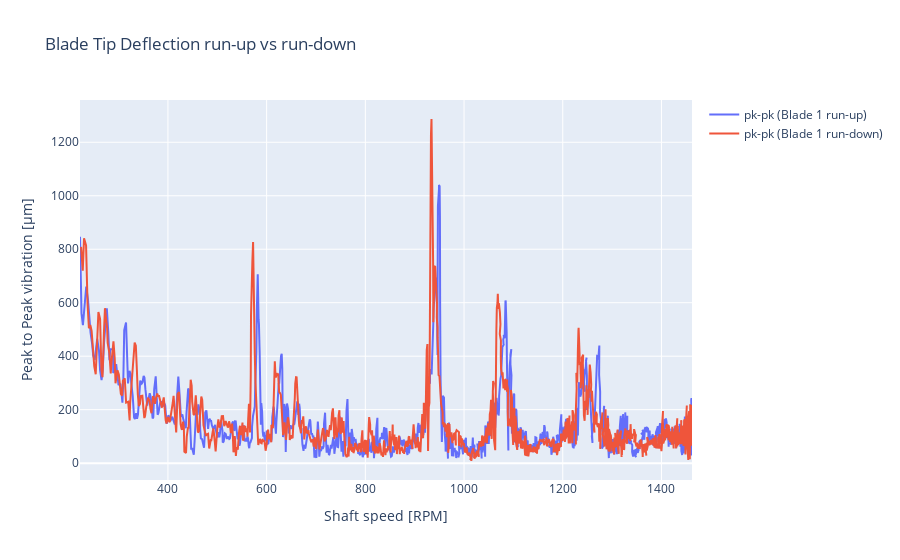

Notebook code for this chart:
### Code cell
fig = go.Figure()

df_up = tip_deflection_dfs[0].query('n < 1450')
df_down = tip_deflection_dfs[0].query('n > 1450')
fig.add_trace(
    go.Scatter(
        x=df_up["Omega"] * 60 / (2*np.pi),
        y=df_up["pk-pk"],
        name='pk-pk (Blade 1 run-up)',
    )
)

fig.add_trace(
    go.Scatter(
        x=df_down["Omega"] * 60 / (2*np.pi),
        y=df_down["pk-pk"],
        name='pk-pk (Blade 1 run-down)',
    )
)


fig.update_layout(
    title='Blade Tip Deflection run-up vs run-down',
    xaxis_title='Shaft speed [RPM]',
    yaxis_title='Peak to Peak vibration [µm]'
)

fig.show()

### Figure 1 — Plotly figure (JSON) as saved in the notebook; plotly's stock layout.template omitted (floating-point values rounded to 4 significant figures; data arrays with more than 128 entries replaced by an {"elided": "..."} marker saying what was removed)
{"data": [{"name": "pk-pk (Blade 1 run-up)", "type": "scatter", "x": {"elided": "1450 float values"}, "y": {"elided": "1450 float values"}}, {"name": "pk-pk (Blade 1 run-down)", "type": "scatter", "x": {"elided": "1420 float values"}, "y": {"elided": "1420 float values"}}], "layout": {"title": {"text": "Blade Tip Deflection run-up vs run-down"}, "xaxis": {"title": {"text": "Shaft speed [RPM]"}}, "yaxis": {"title": {"text": "Peak to Peak vibration [µm]"}}}}
